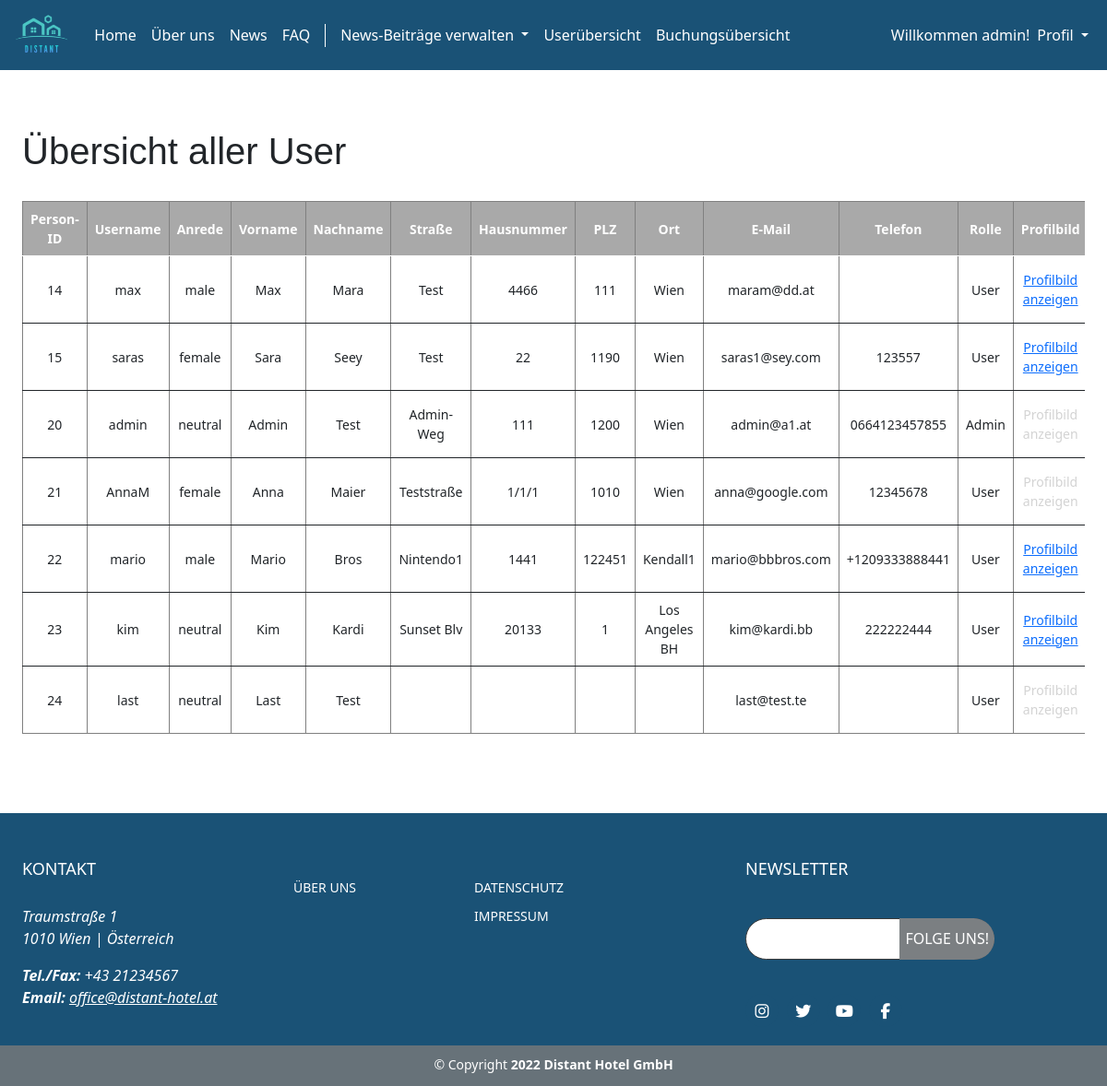
Screenshot of /userList.php (signed in) with the database file from the repository.
### tables this page shows
CREATE TABLE `user_profile` (
  `personID` int(16) NOT NULL,
  `firstName` varchar(24) DEFAULT NULL,
  `lastName` varchar(24) DEFAULT NULL,
  `email` varchar(24) DEFAULT NULL,
  `zipcode` varchar(16) DEFAULT NULL,
  `city` varchar(24) DEFAULT NULL,
  `address` varchar(24) DEFAULT NULL,
  `address2` varchar(24) DEFAULT NULL,
  `tel` varchar(24) DEFAULT NULL,
  `salutation` varchar(16) DEFAULT NULL,
  `target_file` varchar(128) DEFAULT NULL
);

CREATE TABLE `user_login` (
  `ID` int(16) NOT NULL,
  `username` varchar(32) NOT NULL,
  `password` varchar(64) NOT NULL,
  `role` int(11) DEFAULT 2,
  `active` tinyint(1) NOT NULL DEFAULT 1
);

### config/dbaccess.php (called while the page is built, shortened)
<?php
$mysqli_tbl_login = "user_login";
$mysqli_tbl_u_profile = "user_profile";
?>

### userList.php (the view, shortened to what this page needs)
<?php
    require(dirname(__FILE__, 1) . "\components\session.php");
    require(dirname(__FILE__, 1) . "\config\dbaccess.php");
?>
<!DOCTYPE html>
<html lang="en">
<head>
    <?php include "components/head.php";?>
</head>
<body>
    <nav>
    </nav>
    <main>
    <div class="content">
            <div class="container">
                <h1 class="headline">Übersicht aller User</h1>
                <form method="POST" enctype="multipart/form-data">
                    <div class="table-responsive">
                        <table class="table">
                            <thead>
                                <tr>
                                    <th scope="col-sm-1">Person-ID</th>
                                    <th scope="col-sm-1">Username</th>
                                    <th scope="col-sm-1">Anrede</th>
                                    <th scope="col-sm-1">Vorname</th>
                                    <th scope="col-sm-1">Nachname</th>
                                    <th scope="col-sm-1">Straße</th>
                                    <th scope="col-sm-1">Hausnummer</th>
                                    <th scope="col-sm-1">PLZ</th>
                                    <th scope="col-sm-1">Ort</th>
                                    <th scope="col-sm-1">E-Mail</th>
                                    <th scope="col-sm-1">Telefon</th>
                                    <th scope="col-sm-1">Rolle</th>
                                    <th scope="col-sm-1">Profilbild</th>
                                </tr>
                            </thead>
                            <?php
                            $sqlSelectUser = "SELECT * FROM $mysqli_tbl_u_profile JOIN $mysqli_tbl_login ON
                            ID = personID";
                            $result = $con->query($sqlSelectUser);
                            while ($row = $result->fetch_assoc()) {
                                $personID = $row["personID"];
                                $username = $row["username"];
                                $salutation = $row["salutation"];
                                $firstname = $row["firstName"];
                                $lastname = $row["lastName"];
                                $street = $row["address"];
                                $housenumber = $row["address2"];
                                $zip = $row["zipcode"];
                                $city = $row["city"];
                                $email = $row["email"];
                                $tel = $row["tel"];
                                $role = $row["role"];
                                $profileImg = $row["target_file"];?>
                                    <tbody>
                                        <tr>
                                            <td scope="row"><?php echo $personID; ?></td>
                                            <td><?php echo $username; ?></td>
                                            <td><?php echo $salutation; ?></td>
                                            <td><?php echo $firstname; ?></td>
                                            <td><?php echo $lastname; ?></td>
                                            <td><?php echo $street; ?></td>
                                            <td><?php echo $housenumber; ?></td>
                                            <td><?php echo $zip; ?></td>
                                            <td><?php echo $city; ?></td>
                                            <td><?php echo $email; ?></td>
                                            <td><?php echo $tel; ?></td>
                                            <?php if ($role == 1) { ?>
                                                <td>Admin</td>
                                            <?php } else { ?>
                                                <td>User</td>
                                            <?php } ?>
                                            <?php if ($profileImg == "") { ?>
                                                <td><a style="color:lightgrey">Profilbild anzeigen</a></td>
                                            <?php } else { ?>
                                                <td><a href="./res/img/img profile/<?php echo $profileImg; ?>" target="_blank">Profilbild anzeigen</a></td>
                                            <?php } ?>
                                        </tr>
                                    </tbody>
                                <?php } ?>
                        </table>
                </form>
        </div>
    </div>
    </main>
    <footer class="footer sticky-bottom">
        <?php include "components/footer.php";?>
    </footer>
</body>
</html>

### res/css/mystyle.css (style rules this page uses)
main { margin-top: 100px; }
body { padding-top: 10px; min-height: 100vh; display: flex; flex-direction: column; }
.content { margin: 30px 0 70px; }
.headline { font-family: "Popins", sans-serif; margin: 30px 0 30px 0; }
footer { background: #677279; color: #fff; font-size: 14px; margin-top: auto; display: block; }
.container { width: 100%; max-width: 80rem; margin: 0 auto; padding: 0 1.5rem; }
table, table-responsive { margin: 0 auto; border-collapse: collapse; vertical-align: middle; }
th, td { border: 1px solid grey; padding: 5px; vertical-align: middle; text-align: center; font-size: 14px; }
thead { background-color: darkgray; color: white; text-align: center; }

### rows the page displays
user_profile: personID "14", personID.username "max", salutation "male", firstName "Max", lastName "Mara", address "Test", address2 "4466", zipcode "111", city "Wien", email "maram@dd.at", shows "User"
user_profile: personID "15", personID.username "saras", salutation "female", firstName "Sara", lastName "Seey", address "Test", address2 "22", zipcode "1190", city "Wien", email "saras1@sey.com", tel "123557", shows "User"
user_profile: personID "20", personID.username "admin", salutation "neutral", firstName "Admin", lastName "Test", address "Admin-Weg", address2 "111", zipcode "1200", city "Wien", email "admin@a1.at", tel "0664123457855", shows "Profilbild anzeigen"
user_profile: personID "21", personID.username "AnnaM", salutation "female", firstName "Anna", lastName "Maier", address "Teststraße", address2 "1/1/1", zipcode "1010", city "Wien", email "anna@google.com", tel "12345678", shows "User", shows "Profilbild anzeigen"
user_profile: personID "22", personID.username "mario", salutation "male", firstName "Mario", lastName "Bros", address "Nintendo1", address2 "1441", zipcode "122451", city "Kendall1", email "mario@bbbros.com", tel "+1209333888441", shows "User"
user_profile: personID "23", personID.username "kim", salutation "neutral", firstName "Kim", lastName "Kardi", address "Sunset Blv", address2 "20133", zipcode "1", city "Los Angeles BH", email "kim@kardi.bb", tel "222222444", shows "User"
user_profile: personID "24", personID.username "last", salutation "neutral", firstName "Last", lastName "Test", email "last@test.te", shows "User", shows "Profilbild anzeigen"

### other values shown
$_SESSION["username"] "admin"
